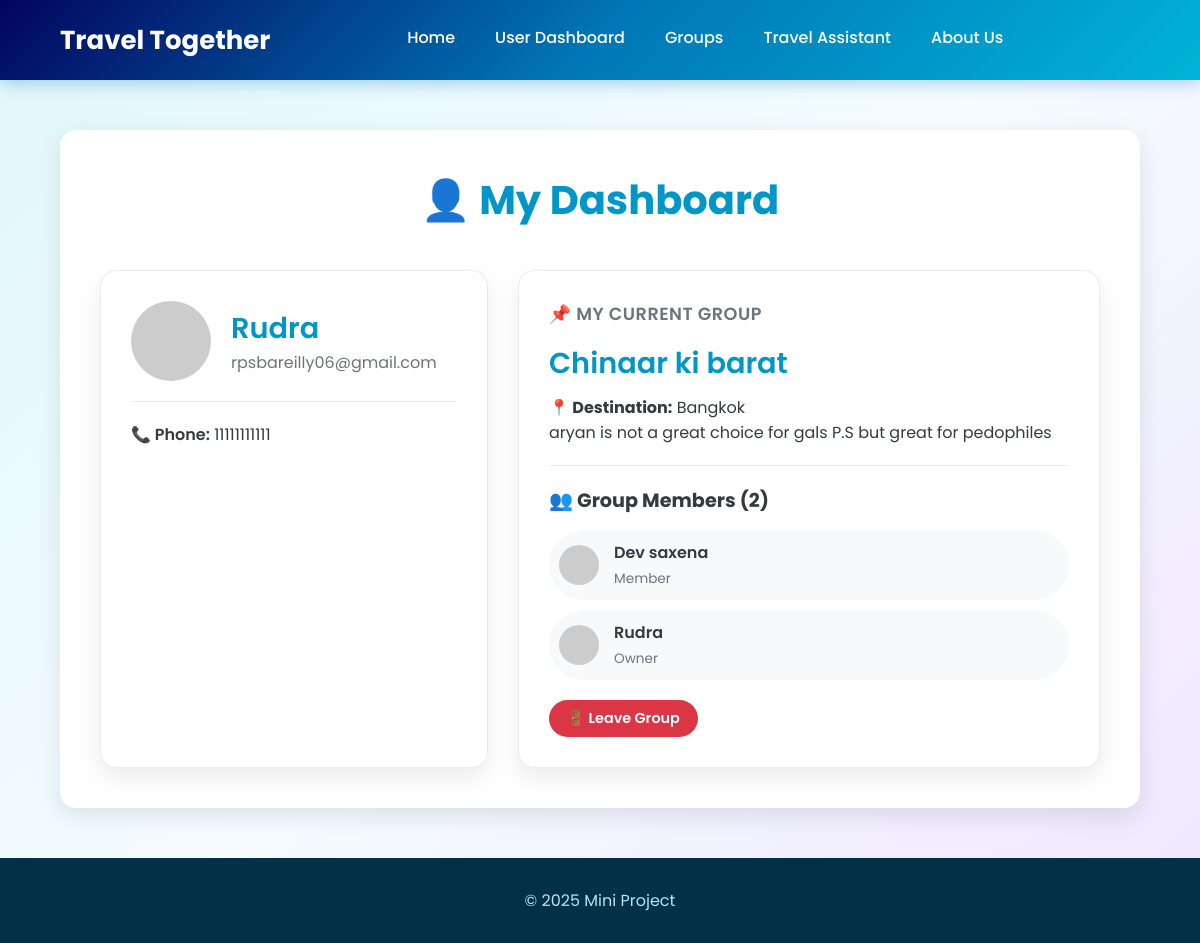
Page /user (signed in) on the committed database.
### tables this page shows
CREATE TABLE Users (
        userid TEXT PRIMARY KEY,
        username TEXT UNIQUE NOT NULL,
        password TEXT NOT NULL,
        email TEXT UNIQUE NOT NULL,
        phone_no TEXT UNIQUE,
        gender TEXT CHECK(gender IN ('Male', 'Female', 'Other')),
        marital_status TEXT CHECK(marital_status IN ('Single', 'Married', 'Divorced', 'Widowed')),
        bio TEXT,
        current_group_id TEXT,
        is_group_owner BOOLEAN DEFAULT FALSE,
        created_at TEXT DEFAULT CURRENT_TIMESTAMP,
        FOREIGN KEY (current_group_id) REFERENCES Groups (group_id) ON DELETE SET NULL
    );

CREATE TABLE Groups (
        group_id TEXT PRIMARY KEY,
        group_name TEXT NOT NULL,
        group_description TEXT,
        group_type TEXT NOT NULL CHECK(group_type IN ('Public', 'Private')),
        owner_id TEXT NOT NULL,
        destination_id TEXT,
        member_count INTEGER DEFAULT 1,
        max_members INTEGER DEFAULT 50,
        created_at TEXT DEFAULT CURRENT_TIMESTAMP,
        FOREIGN KEY (owner_id) REFERENCES Users (userid) ON DELETE CASCADE,
        FOREIGN KEY (destination_id) REFERENCES Destinations (destination_id) ON DELETE SET NULL
    );

CREATE TABLE Destinations (
        destination_id TEXT PRIMARY KEY,
        destination_name TEXT UNIQUE NOT NULL,
        country TEXT NOT NULL
    );

CREATE TABLE GroupMembers (
        member_id TEXT PRIMARY KEY,
        group_id TEXT NOT NULL,
        user_id TEXT NOT NULL,
        username TEXT NOT NULL,
        join_status TEXT DEFAULT 'Approved' CHECK(join_status IN ('Pending', 'Approved', 'Rejected', 'Blocked')),
        joined_at TEXT DEFAULT CURRENT_TIMESTAMP,
        role TEXT DEFAULT 'Member' CHECK(role IN ('Owner', 'Admin', 'Member')),
        FOREIGN KEY (group_id) REFERENCES Groups (group_id) ON DELETE CASCADE,
        FOREIGN KEY (user_id) REFERENCES Users (userid) ON DELETE CASCADE,
        UNIQUE(group_id, user_id)
    );

### app.py (the view)
@app.route('/user')
def user():
    conn, user_data = validate_user_session()
    if not user_data:
        return redirect("/auth")
    group_data = None
    members = []
    if user_data['current_group_id']:
        group_data = database.get_user_group(user_data['userid'])
        if group_data:
            members = database.get_group_members(group_data['group_id'])
    conn.close()
    return render_template("user.html", user=user_data, group=group_data, members=members)

### app.py (called while the page is built)
def validate_user_session():
    username = session.get("username")
    if not username:
        return None, None # No user in session
    conn = database.get_db_connection()
    user = conn.execute("SELECT * FROM Users WHERE username=?", (username,)).fetchone()
    if not user:
        session.pop("username", None)
        flash("Your session was invalid. Please log in again.", "warning")
        conn.close()
        return None, None
    return conn, user

### database.py (called while the page is built)
def get_db_connection():
    conn = sqlite3.connect('travel_together.db')
    conn.row_factory = sqlite3.Row
    conn.execute("PRAGMA foreign_keys = ON;")
    return conn

def get_user_group(user_id):
    conn = get_db_connection()
    group = conn.execute("""
        SELECT g.*, d.destination_name FROM Groups g
        LEFT JOIN Destinations d ON g.destination_id = d.destination_id
        JOIN Users u ON g.group_id = u.current_group_id
        WHERE u.userid = ?
    """, (user_id,)).fetchone()
    conn.close()
    return group

def get_group_members(group_id):
    conn = get_db_connection()
    members = conn.execute("""
        SELECT u.username, u.email, u.phone_no, gm.role, gm.joined_at
        FROM GroupMembers gm
        JOIN Users u ON gm.user_id = u.userid
        WHERE gm.group_id = ?
        ORDER BY gm.role, gm.joined_at
    """, (group_id,)).fetchall()
    conn.close()
    return members

### templates/user.html (shortened to what this page needs)
<!DOCTYPE html>
<html lang="en">
<head>
    <link rel="stylesheet" href="/static/style.css">
</head>
<body>
    <header class="navbar">
        <div class="logo">
            <p>Travel Together</p>
        </div>
        <nav class="nav-links" id="nav-links">
            <a href="/home">Home</a>
            <a href="/user">User Dashboard</a>
            <a href="/groups">Groups</a>
            <a href="/travel">Travel Assistant</a>
            <a href="/about">About Us</a>
        </nav>
    </header>
    <main>
        <div class="dashboard-container">
            <h2>👤 My Dashboard</h2>
            <div class="dashboard-grid">
                <div class="dashboard-card user-profile-card">
                    <div class="profile-header">
                        <img src="https://placehold.co/80x80/00b4d8/FFFFFF?text={{ user['username'][0]|upper }}" alt="User Avatar" class="profile-avatar">
                        <div class="profile-info">
                            <strong>{{ user['username'] }}</strong>
                            <span>{{ user['email'] }}</span>
                        </div>
                    </div>
                    <div class="profile-details">
                        {% if user['phone_no'] %}<span><strong>📞 Phone:</strong> {{ user['phone_no'] }}</span>{% endif %}
                    </div>
                </div>
                <div class="dashboard-card current-group-card">
                    {% if group %}
                        <h3>📌 My Current Group</h3>
                        <h4>{{ group['group_name'] }}</h4>
                        <p><strong>📍 Destination:</strong> {{ group['destination_name'] or 'Not Set' }}</p>
                        <p class="group-description">{{ group['group_description'] or "No description provided." }}</p>
                        <hr>
                        <h5>👥 Group Members ({{ group['member_count'] }})</h5>
                        <ul class="group-members-list">
                            {% for member in members %}
                                <li class="member-item">
                                    <img src="https://placehold.co/40x40/ade8f4/333333?text={{ member['username'][0]|upper }}" alt="Member Avatar">
                                    <div class="member-info">
                                        <strong>{{ member['username'] }}</strong>
                                        <span>{{ member['role'] }}</span>
                                    </div>
                                </li>
                            {% endfor %}
                        </ul>
                        <a href="/groups/leave" class="btn delete-btn" style="margin-top: 20px;">🚪 Leave Group</a>
                    {% else %}
                        <div class="no-group-info">
                            <h3>You are not in a group yet!</h3>
                            <p>Join an existing travel group or create your own to start your next adventure.</p>
                            <a href="/groups" class="btn join-btn" style="margin-top: 10px;">Find a Group</a>
                        </div>
                    {% endif %}
                </div>
            </div>
        </div>
    </main>
    <footer>
        <p>© 2025 Mini Project</p>
    </footer>
</body>
</html>

### static/style.css (style rules this page uses)
:root { --primary-color: #0096c7; --secondary-color: #00b4d8; --accent-color: #ff8c42; --background-color: #f8f9fa; --text-color: #343a40; --card-bg: #ffffff; --light-gray: #e9ecef; --border-radius: 16px; --shadow: 0 8px 25px rgba(0, 0, 0, 0.1); }
* { margin: 0; padding: 0; box-sizing: border-box; font-family: 'Poppins', sans-serif; }
body { display: flex; flex-direction: column; min-height: 100vh; color: var(--text-color); background-color: #e9f5f9; background-image: linear-gradient(135deg, #e0f7fa 0%, #f5fcff 50%, #f0e6ff 100%); background-attachment: fixed; background-size: cover; }
main { flex-grow: 1; }
hr { border: none; height: 1px; background-color: var(--light-gray); margin: 20px 0; }
.navbar { display: flex; justify-content: space-between; align-items: center; width: 100%; padding: 0 5%; height: 80px; background: linear-gradient(135deg, #03045e, #0077b6, #00b4d8); color: white; box-shadow: 0 4px 15px rgba(0, 119, 182, 0.3); position: relative; z-index: 100; }
.logo { font-size: 26px; font-weight: 700; }
.nav-links { display: flex; gap: 40px; align-items: center; }
.nav-links a { color: white; text-decoration: none; font-size: 16px; font-weight: 500; padding-bottom: 5px; position: relative; transition: color 0.3s; }
.nav-links a::after { content: ''; position: absolute; bottom: 0; left: 0; width: 0; height: 2px; background-color: var(--accent-color); transition: width 0.3s ease-out; }
.btn { display: inline-flex; align-items: center; gap: 8px; padding: 8px 18px; border-radius: 50px; font-weight: 600; font-size: 0.9rem; text-decoration: none; border: none; cursor: pointer; transition: all 0.3s ease; }
.delete-btn { background: #dc3545; color: white; }
.groups-container, .dashboard-container { width: 90%; max-width: 1200px; margin: 50px auto; padding: 40px; background: var(--card-bg); box-shadow: var(--shadow); border-radius: var(--border-radius); }
.groups-container h2, .dashboard-container h2 { margin-bottom: 40px; color: var(--primary-color); text-align: center; font-size: 2.5rem; }
.dashboard-card { background: var(--card-bg); border-radius: var(--border-radius); padding: 30px; box-shadow: 0 10px 25px rgba(0,0,0,0.08); border: 1px solid var(--light-gray); height: 100%; }
.dashboard-grid { display: grid; grid-template-columns: 1fr 1.5fr; gap: 30px; align-items: flex-start; }
.user-profile-card .profile-header { display: flex; align-items: center; gap: 20px; padding-bottom: 20px; margin-bottom: 20px; border-bottom: 1px solid var(--light-gray); }
.profile-avatar { width: 80px; height: 80px; border-radius: 50%; object-fit: cover; }
.profile-info strong { font-size: 1.8rem; font-weight: 600; color: var(--primary-color); display: block; }
.profile-info span { color: #6c757d; font-size: 1rem; }
.profile-details span { display: block; margin-bottom: 12px; font-size: 1rem; }
.profile-details span strong { font-weight: 600; color: var(--text-color); }
.current-group-card h3 { font-size: 1.1rem; font-weight: 600; text-transform: uppercase; color: #6c757d; letter-spacing: 0.5px; margin-bottom: 15px; }
.current-group-card h4 { font-size: 1.8rem; font-weight: 600; color: var(--primary-color); margin-bottom: 10px; }
.current-group-card h5 { font-size: 1.2rem; margin-bottom: 15px; color: var(--text-color); }
.group-members-list { list-style: none; padding: 0; display: flex; flex-direction: column; gap: 10px; }
.member-item { display: flex; align-items: center; gap: 15px; padding: 10px; border-radius: 50px; background: #f8f9fa; transition: background 0.3s; }
.member-item img { width: 40px; height: 40px; border-radius: 50%; }
.member-info strong { display: block; font-weight: 600; }
.member-info span { font-size: 0.85rem; color: #6c757d; }
footer { background-color: #023047; color: #ade8f4; text-align: center; padding: 30px; margin-top: auto; }

### rows in the picture
Users: username "Rudra", email "rpsbareilly06@gmail.com", phone_no "11111111111"
Groups: group_name "Chinaar ki barat", group_description "aryan is not a great choice for gals P.S but great for pedophiles", member_count "2"
Destinations: destination_name "Bangkok"
GroupMembers: username "Dev saxena", role "Member"
GroupMembers: username "Rudra", role "Owner"
